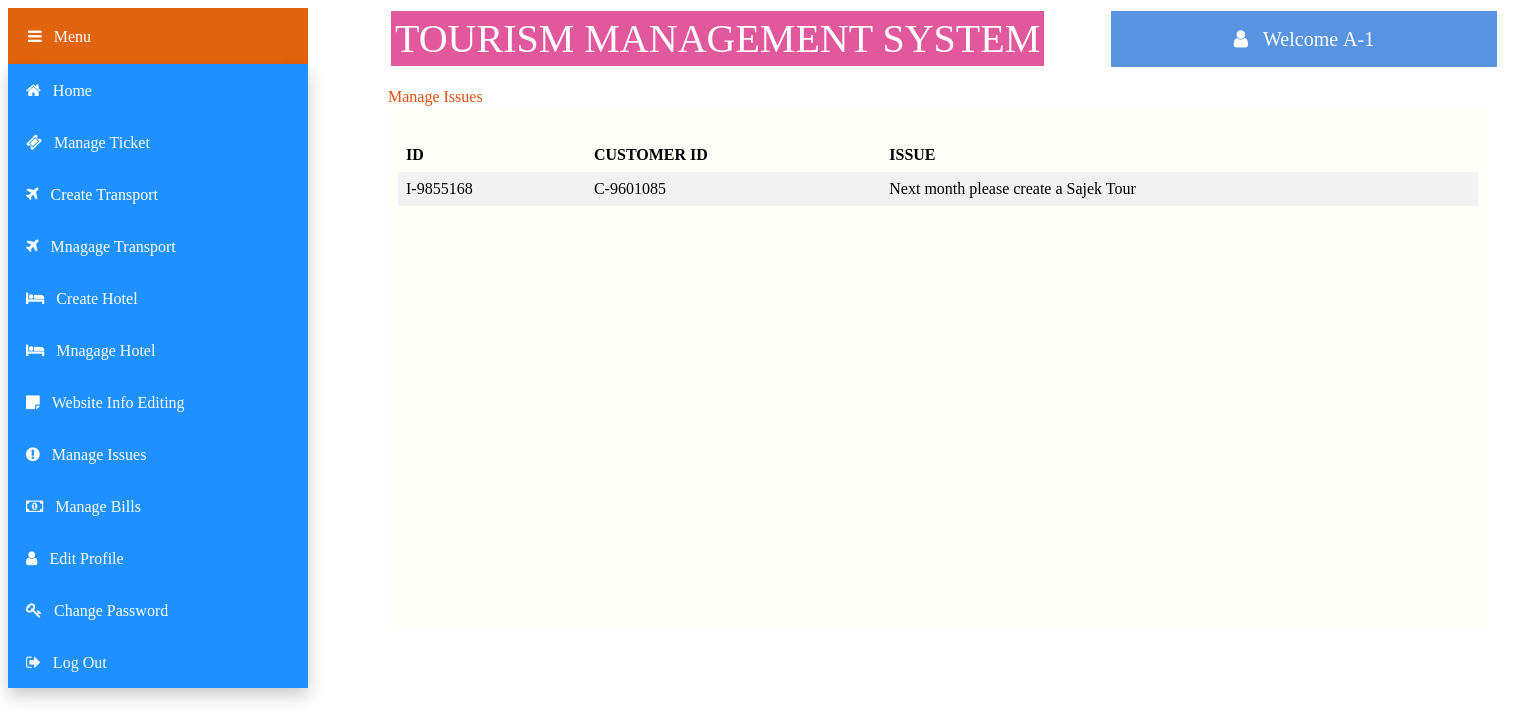
/views/Manager/manageissue.php (signed in), run on the app's committed database.
### tables this page shows
CREATE TABLE `issue` (
  `is_id` varchar(50) NOT NULL,
  `comment` varchar(100) NOT NULL,
  `c_id` varchar(50) NOT NULL
);

### models/database.php (called while the page is built, shortened)
<?php
	 $serverName="localhost";
	 $userName="root";
	 $password="";
	 $dbName="tms";
	function get($query)
	{
        $data=array();
		global $serverName,$userName,$password,$dbName;
		$conn = mysqli_connect( $serverName, $userName, $password, $dbName);
        $result=mysqli_query($conn,$query);
        if(mysqli_num_rows($result) > 0)
        {
            while($row = mysqli_fetch_assoc($result))
            {
                $entity=array();
                foreach($row as $k=>$v)
                {
                    $entity[$k] = $row[$k];
                }
                $data[] = $entity;
            }
        }
		return $data;
	}
?>

### controllers/issueController.php (called while the page is built, shortened)
<?php
    require_once '../../models/database.php';
    function getAllIssue()
	{
		$query ="SELECT * FROM issue ";
		$iss = get($query);
		return $iss;
	}
?>

### views/Manager/manageissue.php (the view, shortened to what this page needs)
<?php
include '../../controllers/issueController.php';
$isss=getAllIssue();
?>
<html>
    <head>
        <link rel="stylesheet" href="https://cdnjs.cloudflare.com/ajax/libs/font-awesome/4.7.0/css/font-awesome.min.css">
        <link rel="stylesheet" type="text/css" href="css/manageissue.css">
    </head>
    <body>
        <div class="title" >TOURISM MANAGEMENT SYSTEM
        </div>
        <div class="dropdown">
            <button class="dropbtn"><i class="fa fa-bars">&nbsp;&nbsp;&nbsp;Menu</i></button>
                <div class="dropdown-content">
                    <button class="btn" onClick="location.href='home.php'" value='home'><i class="fa fa-home">&nbsp;&nbsp;&nbsp;Home</i></button><br>
                    <button class="btn" onClick="location.href='manageticket.php'" value='manageticket'><i class="fa fa-ticket">&nbsp;&nbsp;&nbsp;Manage Ticket</i></button><br>
                    <button class="btn" onClick="location.href='createtransport.php'" value='createtransport'><i class="fa fa-plane">&nbsp;&nbsp;&nbsp;Create Transport</i></button><br>
                    <button class="btn" onClick="location.href='managetransport.php'" value='managetransport'><i class="fa fa-plane">&nbsp;&nbsp;&nbsp;Mnagage Transport</i></button><br>
                    <button class="btn" onClick="location.href='createhotel.php'" value='createhotel'><i class="fa fa-bed">&nbsp;&nbsp;&nbsp;Create Hotel</i></button><br>
                    <button class="btn" onClick="location.href='managehotel.php'" value='managehotel'><i class="fa fa-bed">&nbsp;&nbsp;&nbsp;Mnagage Hotel</i></button><br>
                    <button class="btn" onClick="location.href='webinfoediting.php'" value='webinfoediting' ><i class="fa fa-sticky-note">&nbsp;&nbsp;&nbsp;Website Info Editing</i></button><br>
                    <button class="btn" onClick="location.href='manageissue.php'" value='manageissue'><i class="fa fa-exclamation-circle">&nbsp;&nbsp;&nbsp;Manage Issues</i></button><br>
                    <button class="btn" onClick="location.href='managebill.php'" value='managebill'><i class="fa fa-money">&nbsp;&nbsp;&nbsp;Manage Bills</i></button><br>
                    <button class="btn" onClick="location.href='editprofile.php'" value='editprofile'><i class="fa fa-user">&nbsp;&nbsp;&nbsp;Edit Profile</i></button><br>
                    <button class="btn" onClick="location.href='changepassword.php'" value='changepassword'><i class="fa fa-key">&nbsp;&nbsp;&nbsp;Change Password</i></button><br>
                    <button class="btn"  onClick=" location.href='../logout.php'"><i class="fa fa-sign-out">&nbsp;&nbsp;&nbsp;Log Out</i></button><br>
                </div>
        </div>
        <div class="welcome" ><i class="fa fa-user">&nbsp;&nbsp;&nbsp;<?php echo "Welcome ".$_SESSION["loggedinuser"];?></i>
        </div>
        <div class="text" >Manage Issues</i>
        </div>
        <div class="panel">
        <div id="table-wrapper">
        <div id="table-scroll">
            <table>
                <tr>
                    <th>ID</th>
                    <th>CUSTOMER ID</th>
                    <th>ISSUE</th>
                </tr>
                <?php
				        foreach($isss as $iss)
				        {
                            echo "<tr>";
                                echo "<td>".$iss["is_id"]."</td>";
                                echo "<td>".$iss["c_id"]."</td>";
                                echo "<td>".$iss["comment"]."</td>";
                            echo "</tr>";
				        }
                    ?>
        </table>
    </div>
    </div>
    </div>
    </body>
</html>

### views/Manager/css/manageissue.css (style rules this page uses)
.title { background-color: rgb(226, 88, 157); color: white; padding: 4px; min-width:400px; font-size: 40px; text-align: center; border: solid; margin-left:380px; position: absolute; }
.dropbtn { background-color: rgb(226, 99, 14); color: white; padding: 20px; min-width:300px; font-size: 16px; width:30%; text-align:left; border: none; cursor: pointer; }
.dropdown { position: absolute; display: inline-block; }
.dropdown-content { display: block; position: absolute; background-color: #2c2828; min-width: 300px; box-shadow: 0px 8px 16px 0px rgba(0,0,0,0.2); z-index: 1; }
.btn { background-color: DodgerBlue; border: none; color: white; padding: 18px; min-width:300px; font-size: 16px; text-align:left; cursor: pointer; }
.welcome { background-color: rgb(88, 148, 226); color: white; padding: 18px; min-width:350px; font-size: 20px; text-align: center; border: solid; margin-left:1100px; position: absolute; }
table { border-collapse: collapse; width: 100%; }
th, td { text-align: left; padding: 8px; }
tr:nth-child(even) { background-color: #f2f2f2; }
.text { color: rgb(226, 81, 14); margin-top: 80px; font-size: 16px; margin-left:380px; position: absolute; }
#table-wrapper { position:relative; }
#table-scroll { height:100%; overflow:auto; margin-top:20px; }
#table-wrapper table { width:100%; }
#table-wrapper table * { color:black; }
.panel { display: inline-block; background:rgb(255, 255, 250); min-height: 500px; min-width: 1080px; height: 100px; padding: 10px; border: navajowhite; margin-right: 30px; margin-left: 380px; margin-top:100px ; margin-bottom: 300px; }
body { height: 400px; }

### data on the page
issue: is_id "I-9855168", c "C-9601085", comment "Next month please create a Sajek Tour"

### other printed values
$_SESSION["loggedinuser"] "A-1"
